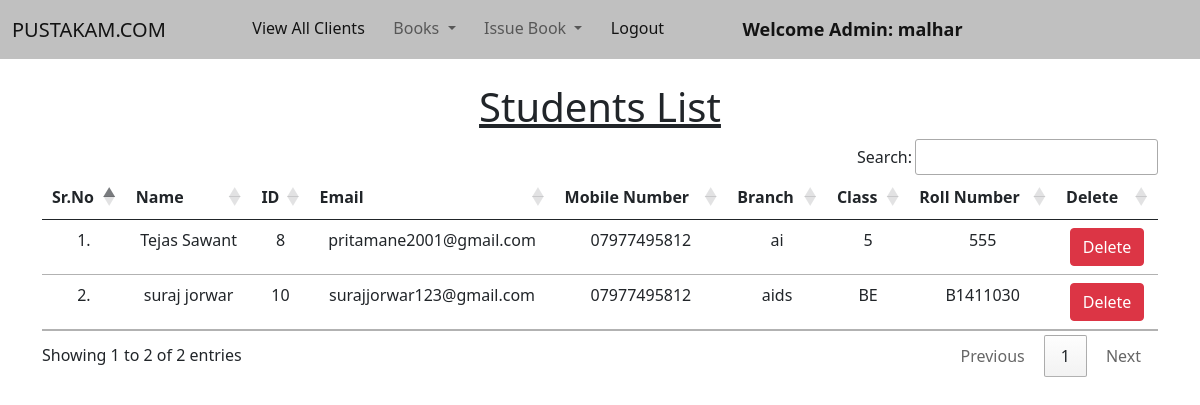
Page /view_students/ (signed in) on the earlier database version.
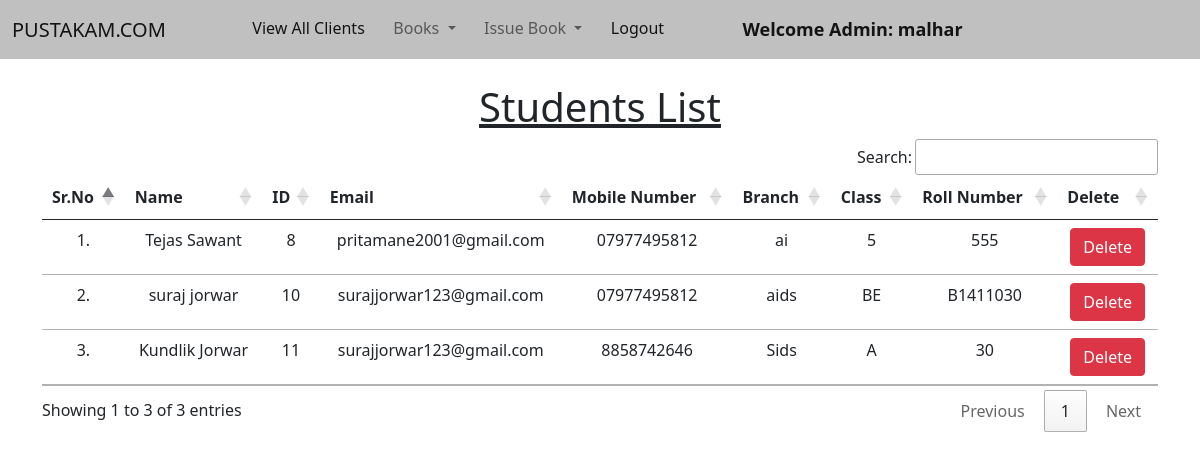
Same page on the later database version.
### library/models.py (models this page shows, shortened)
class Student(models.Model):
    user = models.OneToOneField(User, on_delete=models.CASCADE)
    classroom = models.CharField(max_length=10)
    branch = models.CharField(max_length=10)
    roll_no = models.CharField(max_length=3, blank=True)
    phone = models.CharField(max_length=10, blank=True)
    image = models.ImageField(upload_to="", blank=True)

### library/views.py (the view)
# urls.py: path("view_students/", views.view_students, name="view_students"),
@login_required(login_url = '/admin_login')
def view_students(request):
    students = Student.objects.all()
    return render(request, "view_students.html", {'students':students})

### library/templates/view_students.html (shortened to what this page needs)
{% extends 'admin_navbar.html' %}
{% load static %}
{% block body %}
<div class="container mt-4">
    <h1 class="text-center"><u>Students List</u></h1>
    <table class="table table-hover" id="example">
        <thead>
            <tr class="text-center">
                <th>Sr.No</th>
                <th>Name</th>
                <th>ID</th>
                <th>Email</th>
                <th>Mobile Number</th>
                <th>Branch</th>
                <th>Class</th>
                <th>Roll Number</th>
                <th>Delete</th>
            </tr>
        </thead>
        <tbody>
            {% for student in students %}
            <tr class="text-center">
                <td>{{forloop.counter}}.</td>
                <td>{{student.user.get_full_name}}</td>
                <td>{{student.user.id}}</td>
                <td>{{student.user.email}}</td>
                <td>{{student.phone}}</td>
                <td>{{student.branch}}</td>
                <td>{{student.classroom}}</td>
                <td>{{student.roll_no}}</td>
                <td><a href="/delete_student/{{student.id}}/" class="btn btn-danger" onclick="return confirm('Are you sure you want to delete this student?')">Delete</a></td>
            </tr>
            {% endfor %}
        </tbody>
    </table>
    </div>
{% endblock %}

### library/templates/admin_navbar.html (shortened to what this page needs)
<!doctype html>
<html lang="en">
  <head>
    <link href="https://cdn.jsdelivr.net/npm/bootstrap@5.1.0/dist/css/bootstrap.min.css" rel="stylesheet">
    <link rel="stylesheet" href="https://cdn.datatables.net/1.10.25/css/jquery.dataTables.min.css">
    <link rel="stylesheet" href="https://cdn.datatables.net/buttons/1.7.1/css/buttons.dataTables.min.css">
  </head>
  <body>
    <nav class="navbar navbar-expand-lg navbar-light  ts" style="background-color:#C0C0C0">
        <div class="container-fluid">
          <a class="navbar-brand" href="#">PUSTAKAM.COM</a>
          <div class="collapse navbar-collapse" id="navbarSupportedContent">
            <ul class="navbar-nav me-auto mb-2 mb-lg-0">
              <li class="nav-item">
                <a class="nav-link active" aria-current="page" href="/view_students/">View All Clients</a>
              </li>
              <li class="nav-item dropdown">
                <a class="nav-link dropdown-toggle" href="#" id="navbarDropdown" role="button" data-bs-toggle="dropdown" aria-expanded="false">
                  Books
                </a>
              </li>
              <li class="nav-item dropdown">
                <a class="nav-link dropdown-toggle" href="#" id="navbarDropdown" role="button" data-bs-toggle="dropdown" aria-expanded="false">
                  Issue Book
                </a>
              </li>
              <li class="nav-item">
                <a class="nav-link active" aria-current="page" href="/logout/">Logout</a>
              </li>
              <li class="nav-item">
                <a style="font-weight:600; font-family:'Segoe UI', Tahoma, Geneva, Verdana, sans-serif; font-size: large;" class="nav-link active" href="#">Welcome Admin: {{request.user}}</a>
              </li>
            </ul>
          </div>
        </div>
      </nav>
      {% block body %}
      {% endblock %}
  </body>
</html>

Differences in the rows shown:
added Student: user.get_full_name "Kundlik Jorwar", user.id "11", user.email "surajjorwar123@gmail.com", phone "8858742646", branch "Sids", classroom "A", roll_no "30"
Other differences:
text written by a page script: "Search: Showing 1 to 2 of 2 entries Previous 1 Next" → "Search: Showing 1 to 3 of 3 entries Previous 1 Next"
